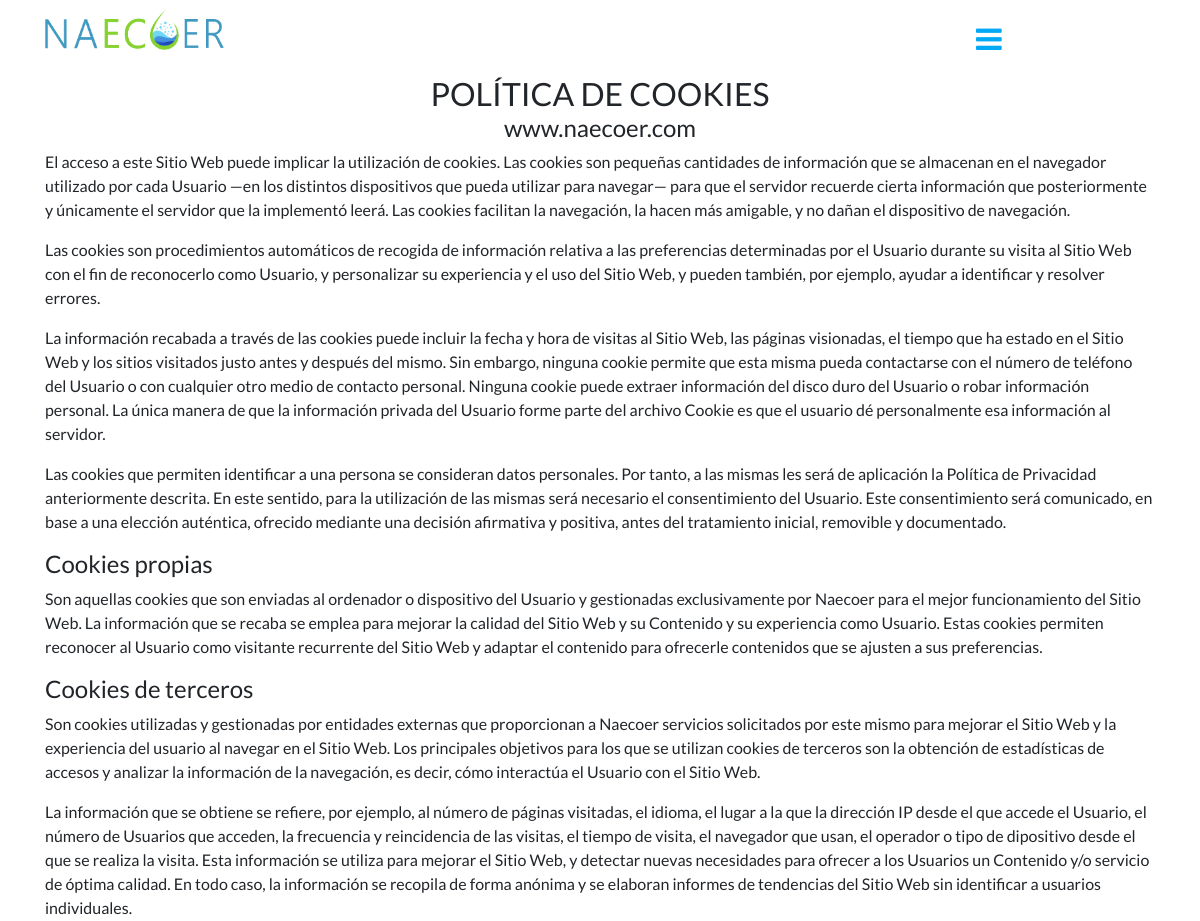
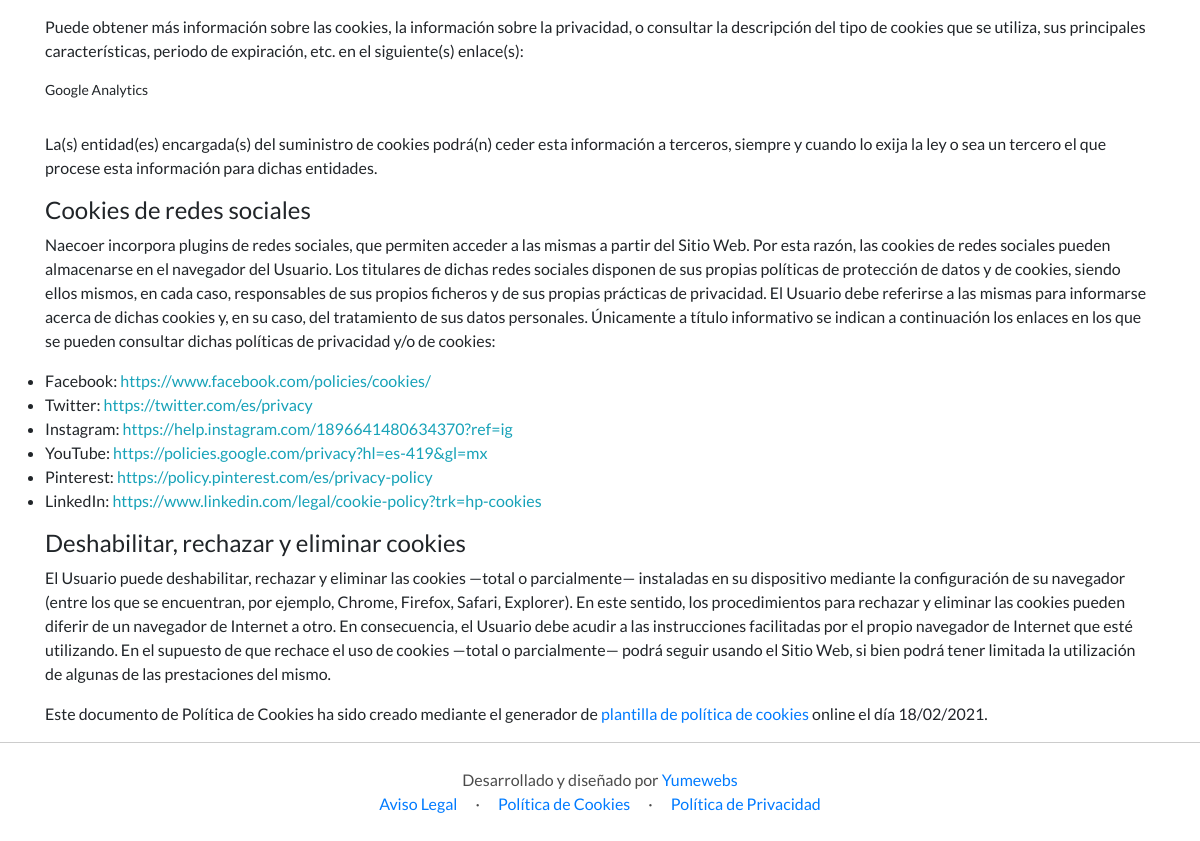
The page /page/2/ on the database its author committed (2 pictures, top to bottom).
### pages/models.py (models this page shows, shortened)
class Page(models.Model):
    title = models.CharField(max_length=200,
        verbose_name="Título")
    content = models.TextField(
        verbose_name="contenido")
    created = models.DateTimeField(auto_now_add=True,
        verbose_name="Fecha de creación")
    updated = models.DateTimeField(auto_now=True,
        verbose_name="Fecha de edición")
    class Meta:
        verbose_name = "página"
        verbose_name_plural = "páginas"
        ordering = ['title']

### pages/views.py (the view)
# urls.py: path('page/', include('pages.urls')),
def page(request, page_id):
    page = get_object_or_404(Page, id=page_id)
    return render(request, 'pages/sample.html', {'page':page})

### blog/templatetags/posts_extras.py (called while the page is built)
@register.simple_tag
def get_post_list():
    posts = Post.objects.all()
    return posts

### pages/templatetags/pages_extras.py (called while the page is built)
@register.simple_tag
def get_page_list():
    pages = Page.objects.all()
    return pages

### pages/templates/pages/sample.html
{% extends 'core/layout.html' %}
{% block body %}
<div class="paper">
    <div class="text-center">
        <h2 class="m-auto">{{page.title}}</h2>
        <h4><span class="blanc-space ng-binding">www.naecoer.com</span></h4>
    </div>
    <div class="container text-left content">
        {{page.content|safe}}
    </div>
</div>
{% endblock %}

### core/templates/core/layout.html (shortened to what this page needs)
<!DOCTYPE html>
<html lang="es">
<head>
    <link href="https://maxcdn.bootstrapcdn.com/bootstrap/4.1.3/css/bootstrap.min.css" rel="stylesheet">
    {% load static %}
    <link rel="stylesheet" href="{% static 'core/css/styles.css' %}" type="text/css">
    <link rel="stylesheet" href="{% static 'core/css/services.css' %}" type="text/css">
    <link rel="stylesheet" href="{% static 'core/css/studies.css' %}" type="text/css">
    <link rel="stylesheet" href="{% static 'core/css/blog.css' %}" type="text/css">
    {% load static %}
    <link href="https://maxcdn.bootstrapcdn.com/bootstrap/4.1.3/css/bootstrap.min.css" rel="stylesheet">
    <link rel="stylesheet" href="https://stackpath.bootstrapcdn.com/font-awesome/4.7.0/css/font-awesome.min.css">
</head>
<body>
    <header class="header">
        <div class="container">
            {% load static %}
            <a href="{% url 'home' %}" class="logo"><img height="50px" src="{% static 'core/img/Aa.logo-burbuja.png' %}"
                    alt="" style="padding: 10px 0px 0px 0px;"></a>
            <div class="menu-toggle"></div>
                    {% load posts_extras %}
                    {% get_post_list as post_list %}
        </div>
    </header>
    {%block body%}
    {%endblock%}
    <footer>
        <div class="container">
            <div class="row col-lg-12">
                <div class="col-lg-12">
                    Desarrollado y diseñado por <a href="http://www.yumewebs.com/">Yumewebs</a>
                </div>
            </div>
            <div class="row col-lg-12 pages">
                <div class="col-lg-12">
                    {% load pages_extras %}
                    {% get_page_list as page_list %}
                    {% for page in page_list %}
                        <a href="{% url 'page' page.id %}" class="link">{{page.title}}</a>
                        {% if not forloop.last %}·{% endif %}
                    {% endfor %}
                </div>
            </div>
        </div>
    </footer>
</body>
</html>

### core/static/core/css/styles.css (style rules this page uses)
* { padding: 0px; margin: 0px; box-sizing: border-box; font-family: 'Lato', sans-serif !important; overflow: -moz-hidden-unscrollable; }
html, body { scroll-behavior: smooth; }
header { position: fixed; padding-bottom: 20px; background-color: white; width: 100%; z-index: 1400; }
header .menu-toggle { position: absolute; z-index: 999; font-size: 30px; top: 0; left: 80%; cursor: pointer; color:#03a9f4; padding: 1rem; }
header .menu-toggle:before { content: '\f0c9'; font-family: fontAwesome; line-height: 25px; }
footer { text-align: center; width: 100%; border-top: 1px solid #ccc; padding: 25px; color: #141313c3; }
footer a { text-decoration: none; }
footer .link { padding: 15px; }
.row { margin-left: 0px !important; margin-right: 0px !important; }

### rows shown on the page
Page: content "POLÍTICA DE COOKIES www.naecoer.com El acceso a este Sitio Web puede implicar la utilización de cookies. Las cookies son pequeñas cantidades de información que se almacenan en el navegador utilizado por cada Usuario —en los distintos dispositivos que pueda utilizar para navegar— para que el servidor recuerde cierta información que posteriormente y únicamente el servidor que la implementó leerá. Las cookies facilitan la navegación, la hacen más amigable, y no dañan el dispositivo de navegación. Las cookies son procedimientos automáticos de recogida de información relativa a las preferencias determinadas por el Usuario durante su visita al Sitio Web con el fin de reconocerlo como Usuario, y…", title "Política de Cookies"
Page: title "Aviso Legal"
Page: title "Política de Privacidad"
